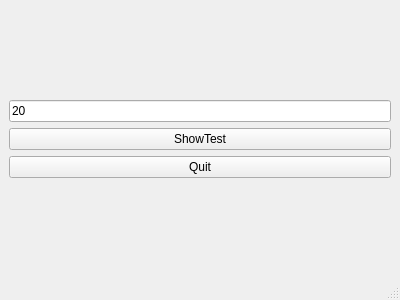
<?xml version="1.0" encoding="UTF-8"?>
<ui version="4.0">
 <class>MainWindow</class>
 <widget class="QMainWindow" name="MainWindow">
  <property name="geometry">
   <rect>
    <x>0</x>
    <y>0</y>
    <width>400</width>
    <height>300</height>
   </rect>
  </property>
  <property name="minimumSize">
   <size>
    <width>400</width>
    <height>300</height>
   </size>
  </property>
  <property name="maximumSize">
   <size>
    <width>400</width>
    <height>300</height>
   </size>
  </property>
  <property name="windowTitle">
   <string>MainWindow</string>
  </property>
  <widget class="QWidget" name="centralwidget">
   <layout class="QGridLayout" name="gridLayout">
    <item row="0" column="0">
     <layout class="QVBoxLayout" name="verticalLayout">
      <item>
       <widget class="QLineEdit" name="lineEdit_num">
        <property name="text">
         <string>20</string>
        </property>
       </widget>
      </item>
      <item>
       <widget class="QPushButton" name="pushButton_st">
        <property name="text">
         <string>ShowTest</string>
        </property>
       </widget>
      </item>
      <item>
       <widget class="QPushButton" name="pushButton_quit">
        <property name="text">
         <string>Quit</string>
        </property>
       </widget>
      </item>
     </layout>
    </item>
   </layout>
  </widget>
  <widget class="QMenuBar" name="menubar">
   <property name="geometry">
    <rect>
     <x>0</x>
     <y>0</y>
     <width>400</width>
     <height>18</height>
    </rect>
   </property>
  </widget>
  <widget class="QStatusBar" name="statusbar"/>
 </widget>
 <resources/>
 <connections/>
</ui>
